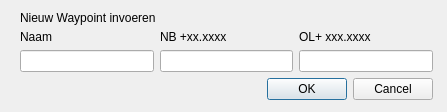
<?xml version="1.0" encoding="UTF-8"?>
<ui version="4.0">
 <class>Nieuw_WPT_dialog</class>
 <widget class="QDialog" name="Nieuw_WPT_dialog">
  <property name="geometry">
   <rect>
    <x>0</x>
    <y>0</y>
    <width>447</width>
    <height>112</height>
   </rect>
  </property>
  <property name="windowTitle">
   <string>Dialog</string>
  </property>
  <widget class="QLabel" name="label_4">
   <property name="geometry">
    <rect>
     <x>20</x>
     <y>10</y>
     <width>141</width>
     <height>16</height>
    </rect>
   </property>
   <property name="text">
    <string>Nieuw Waypoint invoeren</string>
   </property>
  </widget>
  <widget class="QWidget" name="">
   <property name="geometry">
    <rect>
     <x>20</x>
     <y>30</y>
     <width>413</width>
     <height>70</height>
    </rect>
   </property>
   <layout class="QGridLayout" name="gridLayout">
    <item row="0" column="0">
     <widget class="QLabel" name="label">
      <property name="text">
       <string>Naam  </string>
      </property>
     </widget>
    </item>
    <item row="0" column="1">
     <widget class="QLabel" name="label_2">
      <property name="text">
       <string>NB +xx.xxxx</string>
      </property>
     </widget>
    </item>
    <item row="0" column="2">
     <widget class="QLabel" name="label_3">
      <property name="text">
       <string>OL+ xxx.xxxx</string>
      </property>
     </widget>
    </item>
    <item row="1" column="0">
     <widget class="QLineEdit" name="lne_naam"/>
    </item>
    <item row="1" column="1">
     <widget class="QLineEdit" name="lne_NB"/>
    </item>
    <item row="1" column="2">
     <widget class="QLineEdit" name="lineEdit_3"/>
    </item>
    <item row="2" column="0" colspan="3">
     <widget class="QDialogButtonBox" name="buttonBox">
      <property name="orientation">
       <enum>Qt::Horizontal</enum>
      </property>
      <property name="standardButtons">
       <set>QDialogButtonBox::Cancel|QDialogButtonBox::Ok</set>
      </property>
     </widget>
    </item>
   </layout>
  </widget>
 </widget>
 <resources/>
 <connections>
  <connection>
   <sender>buttonBox</sender>
   <signal>accepted()</signal>
   <receiver>Nieuw_WPT_dialog</receiver>
   <slot>accept()</slot>
   <hints>
    <hint type="sourcelabel">
     <x>248</x>
     <y>254</y>
    </hint>
    <hint type="destinationlabel">
     <x>157</x>
     <y>274</y>
    </hint>
   </hints>
  </connection>
  <connection>
   <sender>buttonBox</sender>
   <signal>rejected()</signal>
   <receiver>Nieuw_WPT_dialog</receiver>
   <slot>reject()</slot>
   <hints>
    <hint type="sourcelabel">
     <x>316</x>
     <y>260</y>
    </hint>
    <hint type="destinationlabel">
     <x>286</x>
     <y>274</y>
    </hint>
   </hints>
  </connection>
 </connections>
</ui>
